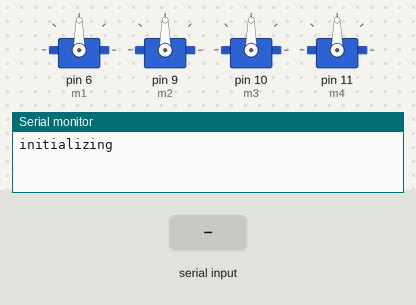
This sketch was run on a simulated Arduino Uno, built with avr-gcc and run on an emulated ATmega328P. Shown: 4 × servo, the last lines printed to the serial monitor. The test bench sets the inputs (shaded band).

Above: at 1.2 s.
1.3 s: "30,150\n" received over Serial
At 2.3 s:
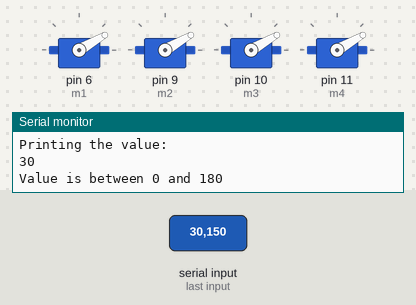
2.9 s: "5\n" received over Serial
At 4.1 s:
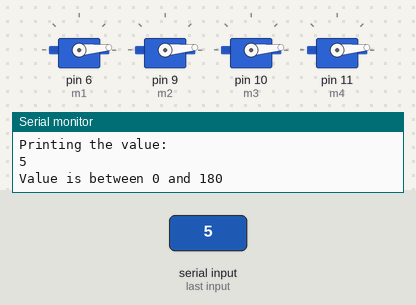
4.4 s: "90,45\n" received over Serial
At 5.0 s:
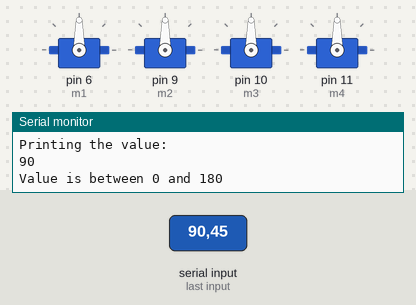
Timing chart, 0 to 7.4 s (numbered marks = the images above; inputs shaded):
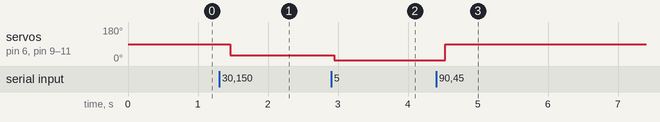

Measured:
- after the input at 1.3 s, servo on pin 6 (m1), servo on pin 9 (m2), servo on pin 10 (m3), servo on pin 11 (m4): 90° → 30° after 0.16 s
- after the input at 2.9 s, servo on pin 6 (m1), servo on pin 9 (m2), servo on pin 10 (m3), servo on pin 11 (m4): 30° → 5° after 0.05 s
- after the input at 4.4 s, servo on pin 6 (m1), servo on pin 9 (m2), servo on pin 10 (m3), servo on pin 11 (m4): 5° → 90° after 0.14 s

The sketch:

motortest.ino
```cpp
#include <Servo.h>

// This is our motor.
Servo m1,m2,m3,m4;

// This is the final output
// written to the motor.
String incomingString;


// Set everything up
void setup()
{
  // Put the motor to Arduino pin #9
  m1.attach(6);
  m2.attach(9);
  m3.attach(10);
  m4.attach(11);

  // Required for I/O from Serial monitor
  Serial.begin(9600);
  // Print a startup message
  Serial.println("initializing");
}


void loop()
{
  // If there is incoming value
  if(Serial.available() > 0)
  {
    // read the value
    char ch = Serial.read();

    /*
    *  If ch isn't a newline
    *  (linefeed) character,
    *  we will add the character
    *  to the incomingString
    */
    if (ch != 10){
      // Print out the value received
      // so that we can see what is
      // happening
      Serial.print("I have received: ");
      Serial.print(ch, DEC);
      Serial.print('\n');

      // Add the character to
      // the incomingString
      incomingString += ch;
    }
    // received a newline (linefeed) character
    // this means we are done making a string
    else
    {
      // print the incoming string
      Serial.println("I am printing the entire string");
      Serial.println(incomingString);

      // Convert the string to an integer
      int val = incomingString.toInt();

      // print the integer
      Serial.println("Printing the value: ");
      Serial.println(val);

      /*
      *  We only want to write an integer between
      *  0 and 180 to the motor.
      */
      if (val > -1 && val < 181)
     {
       // Print confirmation that the
       // value is between 0 and 180
       Serial.println("Value is between 0 and 180");
       // Write to Servo
       m1.write(val);
       m2.write(val);
       m3.write(val);
       m4.write(val);
     }
     // The value is not between 0 and 180.
     // We do not want write this value to
     // the motor.
     else
     {
       Serial.println("Value is NOT between 0 and 180");

       // IT'S a TRAP!
       Serial.println("Error with the input");
     }

      // Reset the value of the incomingString
      incomingString = "";
    }
  }
}
```
